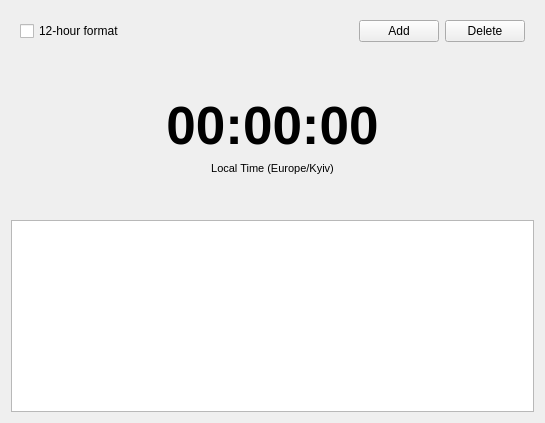
<?xml version="1.0" encoding="UTF-8"?>
<ui version="4.0">
 <class>ClockWindow</class>
 <widget class="QWidget" name="ClockWindow">
  <property name="geometry">
   <rect>
    <x>0</x>
    <y>0</y>
    <width>545</width>
    <height>423</height>
   </rect>
  </property>
  <property name="windowTitle">
   <string>Dialog</string>
  </property>
  <layout class="QVBoxLayout" name="verticalLayout_2">
   <item>
    <widget class="QWidget" name="widget_2" native="true">
     <layout class="QHBoxLayout" name="horizontalLayout_2" stretch="0,0,0">
      <item>
       <widget class="QCheckBox" name="checkFormat12">
        <property name="text">
         <string>12-hour format</string>
        </property>
       </widget>
      </item>
      <item>
       <widget class="QPushButton" name="btnAddClock">
        <property name="enabled">
         <bool>true</bool>
        </property>
        <property name="maximumSize">
         <size>
          <width>80</width>
          <height>16777215</height>
         </size>
        </property>
        <property name="text">
         <string>Add</string>
        </property>
       </widget>
      </item>
      <item>
       <widget class="QPushButton" name="btnRemoveClock">
        <property name="maximumSize">
         <size>
          <width>80</width>
          <height>16777215</height>
         </size>
        </property>
        <property name="text">
         <string>Delete</string>
        </property>
       </widget>
      </item>
     </layout>
    </widget>
   </item>
   <item>
    <widget class="QWidget" name="widget_3" native="true">
     <layout class="QVBoxLayout" name="verticalLayout">
      <property name="leftMargin">
       <number>0</number>
      </property>
      <property name="topMargin">
       <number>0</number>
      </property>
      <property name="rightMargin">
       <number>0</number>
      </property>
      <property name="bottomMargin">
       <number>0</number>
      </property>
      <item>
       <spacer name="verticalSpacer_2">
        <property name="orientation">
         <enum>Qt::Orientation::Vertical</enum>
        </property>
        <property name="sizeHint" stdset="0">
         <size>
          <width>20</width>
          <height>32</height>
         </size>
        </property>
       </spacer>
      </item>
      <item>
       <widget class="QLabel" name="labelMainTime">
        <property name="font">
         <font>
          <pointsize>40</pointsize>
          <bold>true</bold>
         </font>
        </property>
        <property name="text">
         <string>00:00:00</string>
        </property>
        <property name="alignment">
         <set>Qt::AlignmentFlag::AlignCenter</set>
        </property>
       </widget>
      </item>
      <item>
       <widget class="QLabel" name="labelZone">
        <property name="font">
         <font>
          <pointsize>8</pointsize>
         </font>
        </property>
        <property name="text">
         <string>Local Time (Europe/Kyiv)</string>
        </property>
        <property name="alignment">
         <set>Qt::AlignmentFlag::AlignCenter</set>
        </property>
       </widget>
      </item>
      <item>
       <spacer name="verticalSpacer">
        <property name="orientation">
         <enum>Qt::Orientation::Vertical</enum>
        </property>
        <property name="sizeHint" stdset="0">
         <size>
          <width>20</width>
          <height>33</height>
         </size>
        </property>
       </spacer>
      </item>
     </layout>
    </widget>
   </item>
   <item>
    <widget class="QListWidget" name="listClocks">
     <property name="selectionMode">
      <enum>QAbstractItemView::SelectionMode::ExtendedSelection</enum>
     </property>
    </widget>
   </item>
  </layout>
 </widget>
 <resources/>
 <connections/>
</ui>
